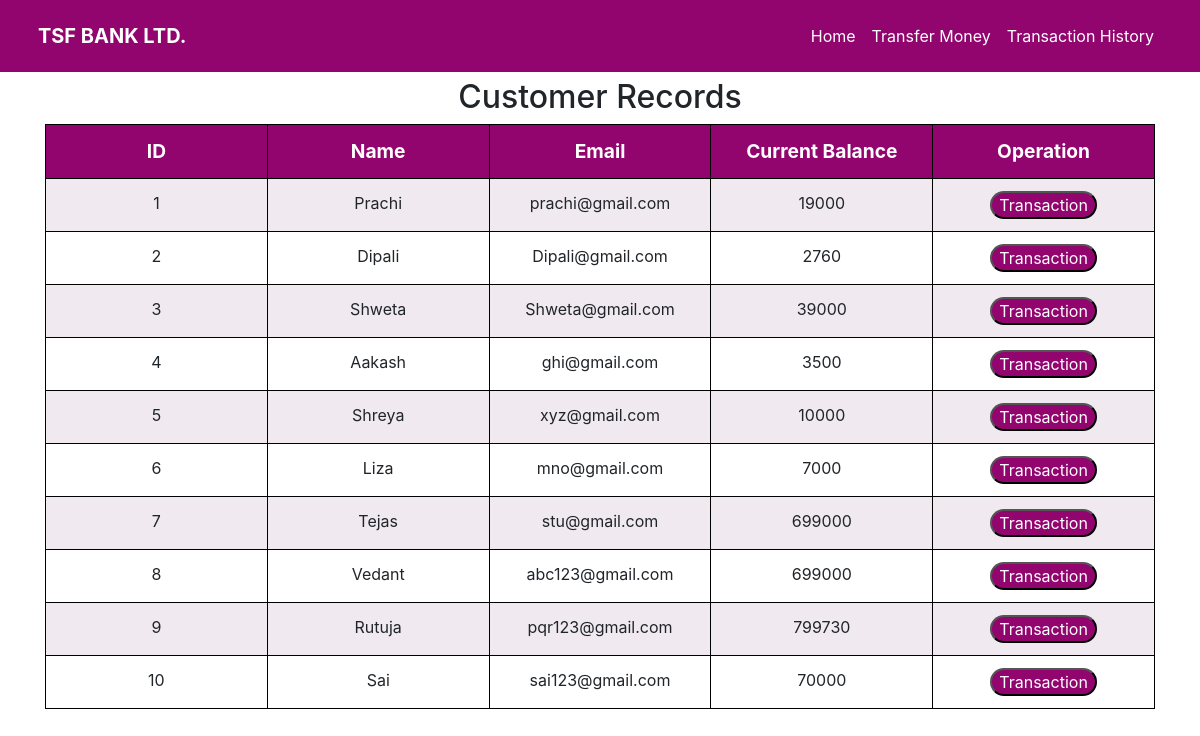
Page /allCustomer.php on the committed database.
### tables this page shows
CREATE TABLE `customers` (
  `id` int(10) NOT NULL,
  `name` varchar(30) NOT NULL,
  `email` varchar(30) NOT NULL,
  `mobile` int(10) NOT NULL,
  `balance` int(30) NOT NULL
);

### allCustomer.php (the view, shortened to what this page needs)
<!DOCTYPE html>
<html lang="en">
    <head>
        <link rel="stylesheet" href="https://maxcdn.bootstrapcdn.com/bootstrap/4.3.1/css/bootstrap.min.css">
        <link rel="stylesheet" href="css/main.css">
    </head>
    <body>
        <?php include('navbar.php') ?>
    <div class="container">
        <h2 class="text-center" style="margin-top:7%">Customer Records</h2>
        <?php
            echo '<div id="table_align" class="table-responsive">
            <table id="itable" class="table table-bordered" >
                <tr>
                    <th>ID</th>
                    <th>Name</th>
                    <th>Email</th>
                    <th>Current Balance</th>
                    <th>Operation</th>
                </tr>';
                function fetchData(){
                    $connect = mysqli_connect("localhost", "root", "", "banksystem");
                    $sql = "SELECT * FROM Customers ";
                    $output = '';
                    $result = mysqli_query($connect, $sql);
                    while($row = mysqli_fetch_array($result)){
                        $output .= '<tr>
                                    <td>'.$row["id"].'</td>
                                    <td>'.$row["name"].'</td>
                                    <td>'.$row["email"].'</td>
                                    <td>'.$row["balance"].'</td>
                                    <td><button id="transfer_button"><a href="transfer.php?id='.$row["id"].'">Transaction</a></button></td>
                                    </tr>';
                    }
                    return $output;
                }
                echo fetchData();
            echo '</table> </div> <br />';
        ?>
    </div>
    </body>
</html>

### navbar.php (shortened to what this page needs)
<!DOCTYPE html>
<html lang="en">
  <head>
    <link rel="stylesheet" href="https://maxcdn.bootstrapcdn.com/bootstrap/4.5.2/css/bootstrap.min.css">
    <link rel="stylesheet" type="text/css" href="css/main.css">
  </head>
  <body>
    <div class="header" id="topheader">
      <nav class="navbar navbar-expand-lg fixed-top">
        <div class="container p-2">
          <a class="navbar-brand font-weight-bold text-white text-uppercase" href="#"><i class="fa fa-bank " style="color:black;"></i>  TSF Bank LTD.</a>
          <div class="collapse navbar-collapse" id="navbarSupportedContent">
            <ul class="navbar-nav ml-auto font-weight-bold">
              <li class="nav-item active">
                <a class="nav-link" href="index.php">Home <span class="sr-only">(current)</span></a>
              </li>
              <li class="nav-item">
                <a class="nav-link" href="allCustomer.php">Transfer Money</a>
              </li>
              <li class="nav-item">
                <a class="nav-link" href="history.php">Transaction History</a>
              </li>
            </ul>
            </div>
        </div>
      </nav>
    </div>
  </body>
</html>

### css/main.css (style rules this page uses)
* { box-sizing: border-box; margin: 0px; padding: 0px; }
a { text-decoration: none; }
li { list-style: none; }
.navbar:before { width: 100%; content: ""; position: absolute; top: 0%; right: 0%; left: 0%; bottom: 0%; z-index: -1; padding: 1%; background-color:rgb(146, 5, 111) ; }
.nav-item a { color: white!important; font-weight: 400; }
.table, .table td,.table th { border :1px solid black; }
.table { text-align: center; width: 100%; border-collapse: collapse; table-layout: fixed; }
.table th { background-color: rgb(146, 5, 111); color:white; font-size: larger; }
.table tr:nth-child(even) { background-color: rgb(240, 234, 240); }
#transfer_button { padding: 0 7px 0 7px; border-radius: 20px; background-color: rgb(146, 5, 111); }
#transfer_button a { color: white!important; }

### rows in the picture
customers: id "1", name "Prachi", email "prachi@gmail.com", balance "19000"
customers: id "2", name "Dipali", email "Dipali@gmail.com", balance "2760"
customers: id "3", name "Shweta", email "Shweta@gmail.com", balance "39000"
customers: id "4", name "Aakash", email "ghi@gmail.com", balance "3500"
customers: id "5", name "Shreya", email "xyz@gmail.com", balance "10000"
customers: id "6", name "Liza", email "mno@gmail.com", balance "7000"
customers: id "7", name "Tejas", email "stu@gmail.com", balance "699000"
customers: id "8", name "Vedant", email "abc123@gmail.com", balance "699000"
customers: id "9", name "Rutuja", email "pqr123@gmail.com", balance "799730"
customers: id "10", name "Sai", email "sai123@gmail.com", balance "70000"
